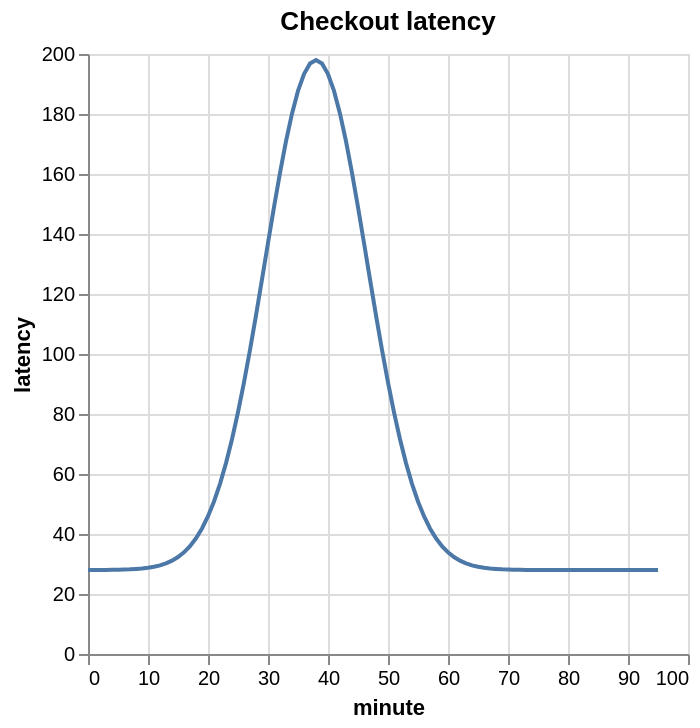

Notebook code for this chart:
### Markdown cell above
## Checkpoint 10
NOTEBOOK-10
Observed queue length follows $L=\rho/(1-\rho)$.

### Code cell
requests = 1470
print(requests)

### Figure 1 — Vega-Lite specification as saved in the notebook (floating-point values rounded to 4 significant figures)
{"$schema": "https://vega.github.io/schema/vega-lite/v6.json", "title": "Checkout latency", "mark": "line", "data": {"values": [{"minute": 0, "latency": 28.01}, {"minute": 1, "latency": 28.01}, {"minute": 2, "latency": 28.02}, {"minute": 3, "latency": 28.03}, {"minute": 4, "latency": 28.06}, {"minute": 5, "latency": 28.09}, {"minute": 6, "latency": 28.14}, {"minute": 7, "latency": 28.21}, {"minute": 8, "latency": 28.33}, {"minute": 9, "latency": 28.49}, {"minute": 10, "latency": 28.73}, {"minute": 11, "latency": 29.08}, {"minute": 12, "latency": 29.55}, {"minute": 13, "latency": 30.22}, {"minute": 14, "latency": 31.11}, {"minute": 15, "latency": 32.32}, {"minute": 16, "latency": 33.9}, {"minute": 17, "latency": 35.95}, {"minute": 18, "latency": 38.57}, {"minute": 19, "latency": 41.86}, {"minute": 20, "latency": 45.92}, {"minute": 21, "latency": 50.85}, {"minute": 22, "latency": 56.73}, {"minute": 23, "latency": 63.63}, {"minute": 24, "latency": 71.58}, {"minute": 25, "latency": 80.57}, {"minute": 26, "latency": 90.54}, {"minute": 27, "latency": 101.4}, {"minute": 28, "latency": 112.9}, {"minute": 29, "latency": 124.9}, {"minute": 30, "latency": 137.0}, {"minute": 31, "latency": 149.0}, {"minute": 32, "latency": 160.4}, {"minute": 33, "latency": 170.9}, {"minute": 34, "latency": 180.1}, {"minute": 35, "latency": 187.7}, {"minute": 36, "latency": 193.3}, {"minute": 37, "latency": 196.8}, {"minute": 38, "latency": 198.0}, {"minute": 39, "latency": 196.8}, {"minute": 40, "latency": 193.3}, {"minute": 41, "latency": 187.7}, {"minute": 42, "latency": 180.1}, {"minute": 43, "latency": 170.9}, {"minute": 44, "latency": 160.4}, {"minute": 45, "latency": 149.0}, {"minute": 46, "latency": 137.0}, {"minute": 47, "latency": 124.9}, {"minute": 48, "latency": 112.9}, {"minute": 49, "latency": 101.4}, {"minute": 50, "latency": 90.54}, {"minute": 51, "latency": 80.57}, {"minute": 52, "latency": 71.58}, {"minute": 53, "latency": 63.63}, {"minute": 54, "latency": 56.73}, {"minute": 55, "latency": 50.85}, {"minute": 56, "latency": 45.92}, {"minute": 57, "latency": 41.86}, {"minute": 58, "latency": 38.57}, {"minute": 59, "latency": 35.95}, {"minute": 60, "latency": 33.9}, {"minute": 61, "latency": 32.32}, {"minute": 62, "latency": 31.11}, {"minute": 63, "latency": 30.22}, {"minute": 64, "latency": 29.55}, {"minute": 65, "latency": 29.08}, {"minute": 66, "latency": 28.73}, {"minute": 67, "latency": 28.49}, {"minute": 68, "latency": 28.33}, {"minute": 69, "latency": 28.21}, {"minute": 70, "latency": 28.14}, {"minute": 71, "latency": 28.09}, {"minute": 72, "latency": 28.06}, {"minute": 73, "latency": 28.03}, {"minute": 74, "latency": 28.02}, {"minute": 75, "latency": 28.01}, {"minute": 76, "latency": 28.01}, {"minute": 77, "latency": 28.0}, {"minute": 78, "latency": 28.0}, {"minute": 79, "latency": 28.0}, {"minute": 80, "latency": 28.0}, {"minute": 81, "latency": 28.0}, {"minute": 82, "latency": 28.0}, {"minute": 83, "latency": 28.0}, {"minute": 84, "latency": 28.0}, {"minute": 85, "latency": 28.0}, {"minute": 86, "latency": 28.0}, {"minute": 87, "latency": 28.0}, {"minute": 88, "latency": 28.0}, {"minute": 89, "latency": 28.0}, {"minute": 90, "latency": 28.0}, {"minute": 91, "latency": 28.0}, {"minute": 92, "latency": 28.0}, {"minute": 93, "latency": 28.0}, {"minute": 94, "latency": 28.0}, {"minute": 95, "latency": 28.0}]}, "encoding": {"x": {"field": "minute", "type": "quantitative"}, "y": {"field": "latency", "type": "quantitative"}}}
